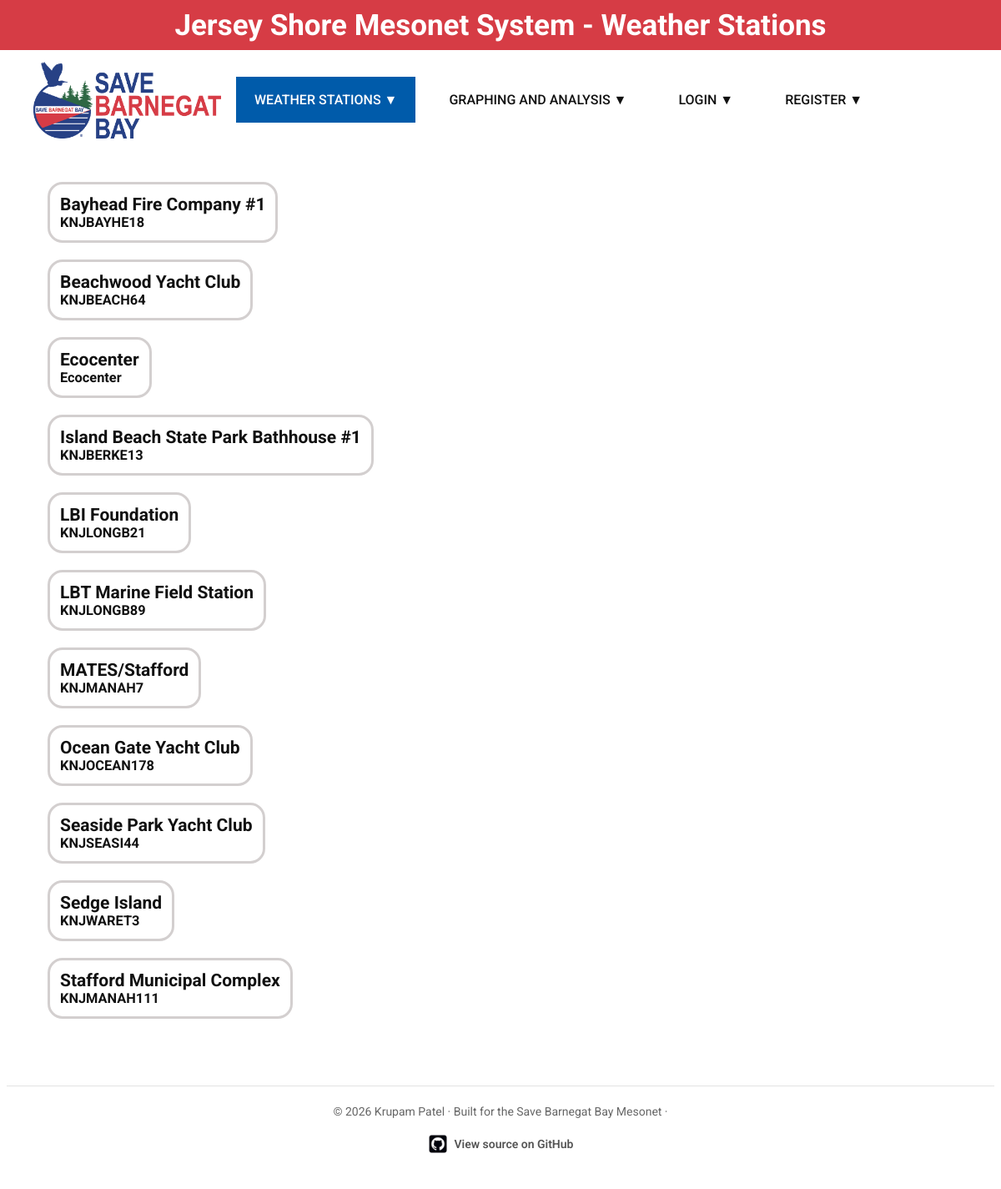
The app's page /stations with its own data.
### model.py (models this page shows)
class StationBase(SQLModel):
    station_id: str = Field(index=True, unique=True)
    station_name: str = Field(index=True)
    is_in_maintenance: bool = Field(default=False)
    is_public: bool = Field(default=True)
    collect_enabled: bool = Field(default=True)
    hardware: str | None = Field(default=None)

class Station(StationBase, table=True):
    id: int | None = Field(default=None, primary_key=True)

### main.py (the view)
@app.get("/stations", response_class=HTMLResponse)
def stations(request: Request):
    with db.Session(db.engine) as session:
        stations = session.exec(select(m.Station)).all()
    return templates.TemplateResponse(request, "stations.html", context={"request": request, "title": "Weather Stations", "active_page": "stations", "stations": stations})

### templates/stations.html
{% extends "layout.html" %}
{% block content %}
<div class="station_card_content" >
    <div class="station_list" style="padding-top: 140px;">
            {% for station in stations %}
                {% if station.is_public and not station.is_in_maintenance %}
                <a href="/stations/public/{{station.station_id}}?units=imperial" class="station_card">
                    <h2>{{ station.station_name }}</h2>
                    <h3>{{ station.station_id }}</h3>
                </a>
                {% endif %}
            {% endfor %}
    </div>
</div>
{% endblock %}

### static/style.css (style rules this page uses)
.station_list { display: inline-flex; flex-direction: column; align-items: start; gap: 20px; padding: 20px 24px; }
.station_card { display: block; text-decoration: none; color: #111; font-size: 14px; padding: 12px; width: fit-content; border-radius: 18px; border: 3px solid #d3cfcf; transition: background-color 0.2s ease, transform 0.2s ease; }
.station_card_content { padding-top: 70px; padding-left: 25px; }
.station_card h2, .station_card h3 { margin: 0; }

### templates/layout.html (style rules this page uses)
body { font-family: "Roboto", sans-serif }

### records on screen
Station: station_name "Bayhead Fire Company #1", station_id "KNJBAYHE18"
Station: station_name "Beachwood Yacht Club", station_id "KNJBEACH64"
Station: station_name "Ecocenter", station_id "Ecocenter"
Station: station_name "Island Beach State Park Bathhouse #1", station_id "KNJBERKE13"
Station: station_name "LBI Foundation", station_id "KNJLONGB21"
Station: station_name "LBT Marine Field Station", station_id "KNJLONGB89"
Station: station_name "MATES/Stafford", station_id "KNJMANAH7"
Station: station_name "Ocean Gate Yacht Club", station_id "KNJOCEAN178"
Station: station_name "Seaside Park Yacht Club", station_id "KNJSEASI44"
Station: station_name "Sedge Island", station_id "KNJWARET3"
Station: station_name "Stafford Municipal Complex", station_id "KNJMANAH111"

### other values on screen
{{ title }} "Weather Stations"
